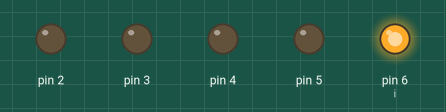
A sketch run on a simulated Arduino Uno, built with avr-gcc and run on an emulated ATmega328P. On the bench: output pins drawn as LEDs (lit = HIGH).

Above: at 0.05 s.
At 0.45 s:
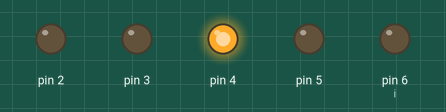
At 0.85 s:
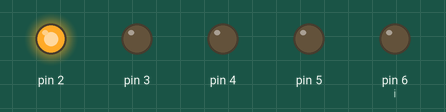
At 1.85 s:
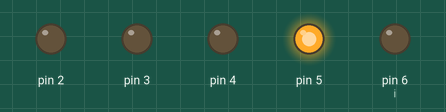
At 2.65 s:
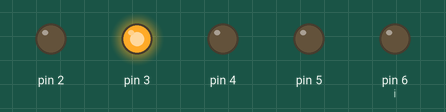
At 3.55 s:
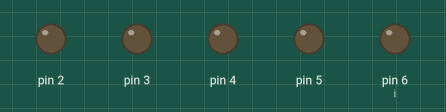
Timing chart, 0 to 3.9 s (numbered marks = the images above):
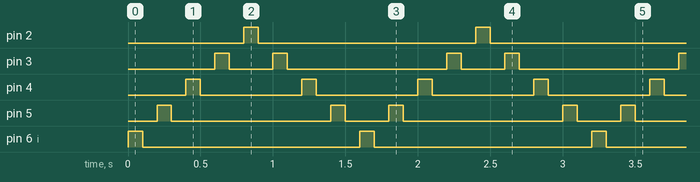

Measured:
- by itself, pin 2, pin 6 (i): alternates HIGH for 0.10 s and LOW for 1.5 s
- by itself, pin 3: repeats every 1.6 s: LOW 0.30 s, HIGH 0.10 s, LOW 1.1 s, HIGH 0.10 s
- by itself, pin 4: alternates HIGH for 0.10 s and LOW for 0.70 s
- by itself, pin 5: repeats every 1.6 s: LOW 1.1 s, HIGH 0.10 s, LOW 0.30 s, HIGH 0.10 s

The sketch:

ejSergiu.ino
```cpp
int i;
bool go;

void setup() {
  // put your setup code here, to run once:
  pinMode(6,OUTPUT);
  pinMode(5,OUTPUT);
  pinMode(4,OUTPUT);
  pinMode(3,OUTPUT);
  pinMode(2,OUTPUT);
  i = 6;
  go = true;
}

void loop() {
  // put your main code here, to run repeatedly:
  digitalWrite(i, HIGH);
  delay(100);
  digitalWrite(i, LOW);
  delay(100);
  if(go){//go
    i--;
    if(i == 2)
      go = false;
  }else{//return
    i++;
    if(i == 6)
      go = true;
  }
}
```
